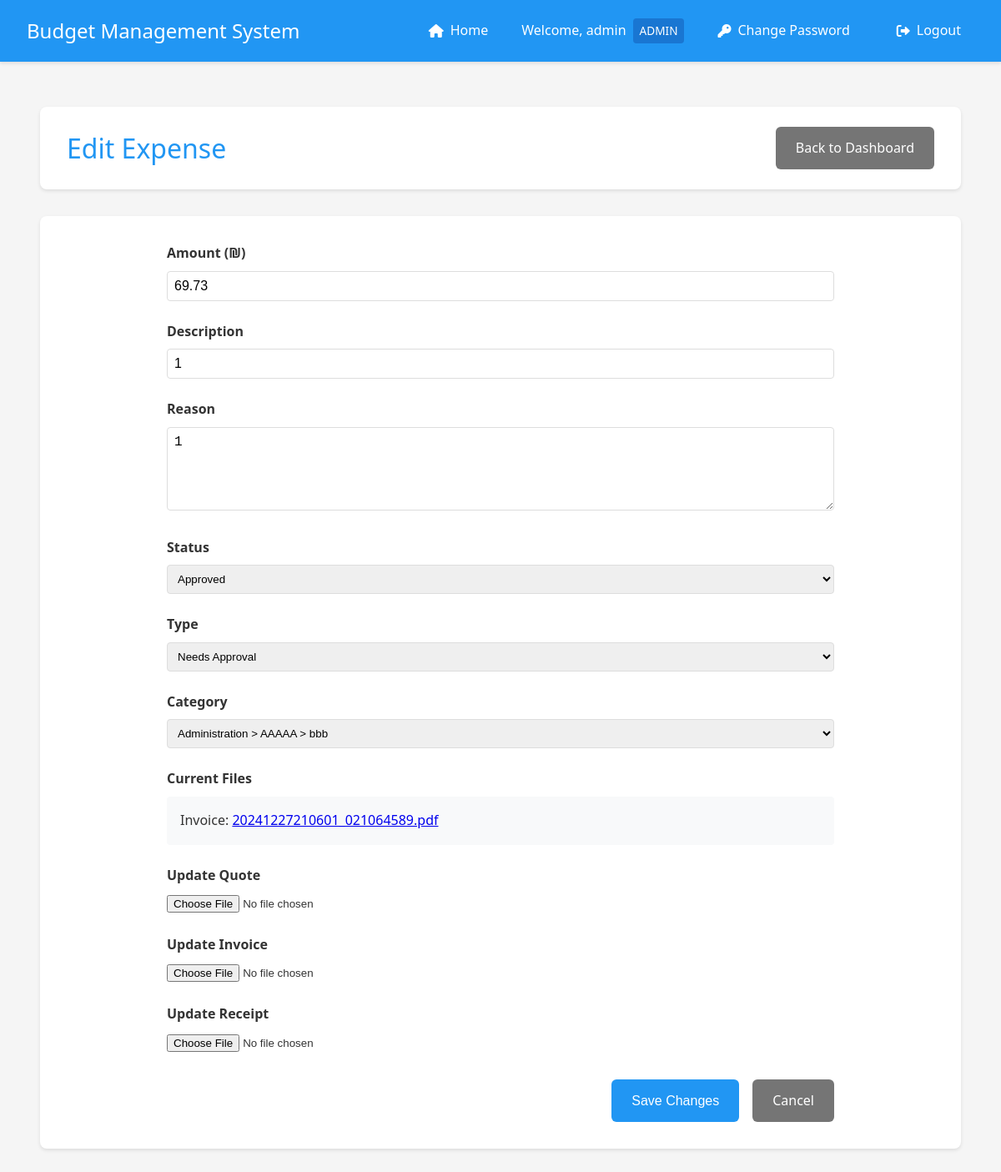
The page /admin/expense/1/edit (signed in) on the database as committed earlier.
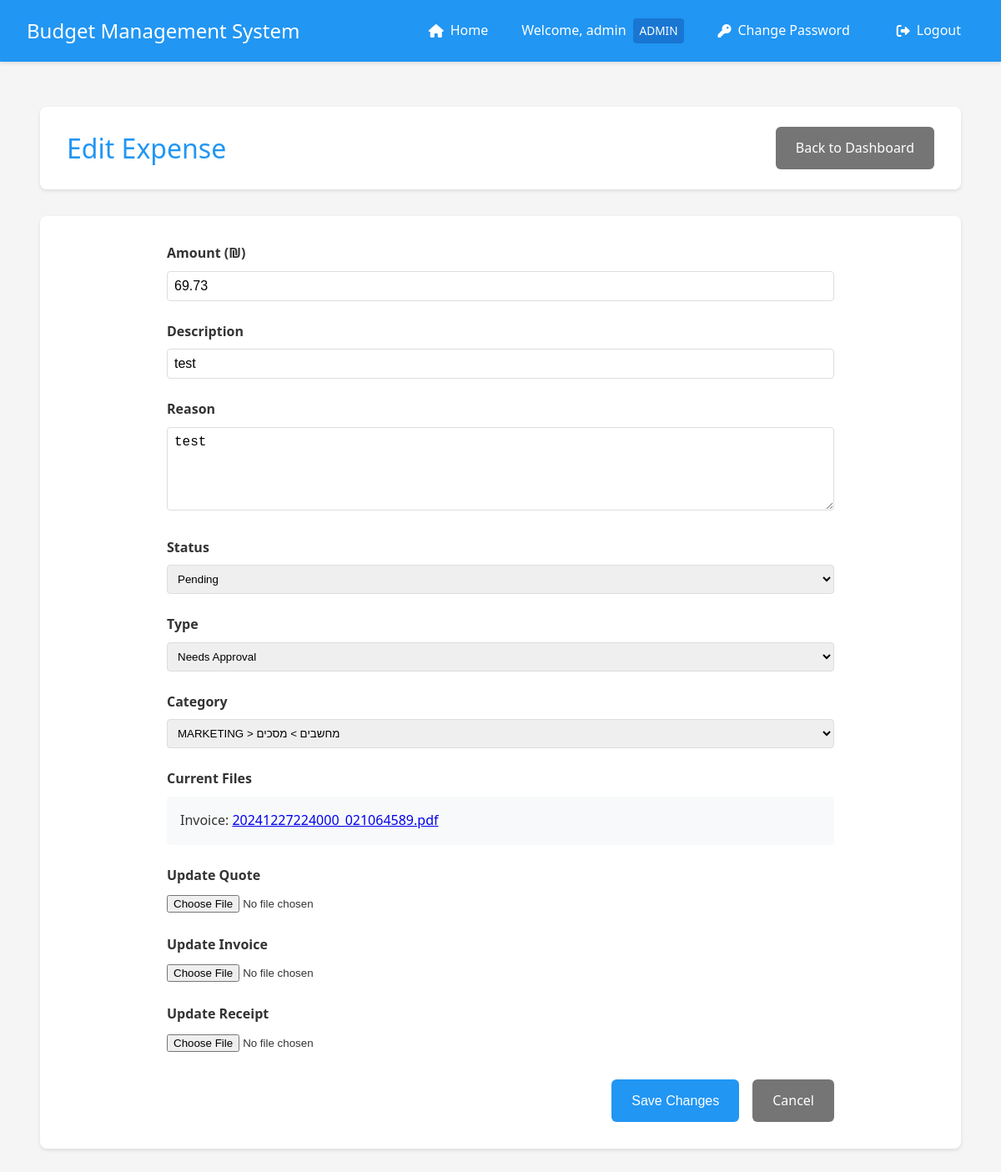
The same page on the database as committed later.
### app.py (models this page shows)
class Expense(db.Model):
    __tablename__ = 'expense'
    id = db.Column(db.Integer, primary_key=True)
    amount = db.Column(db.Float, nullable=False)
    description = db.Column(db.String(200))
    reason = db.Column(db.String(500))
    notes = db.Column(db.String(500))  # New field for payment notes
    type = db.Column(db.String(50), nullable=False, default='needs_approval')
    date = db.Column(db.DateTime, nullable=False, default=datetime.utcnow)
    status = db.Column(db.String(20), default='pending')
    user_id = db.Column(db.Integer, db.ForeignKey('user.id'), nullable=False)
    subcategory_id = db.Column(db.Integer, db.ForeignKey('subcategory.id'), nullable=False)
    quote_filename = db.Column(db.String(255))
    invoice_filename = db.Column(db.String(255))
    receipt_filename = db.Column(db.String(255))
    manager_id = db.Column(db.Integer, db.ForeignKey('user.id'), nullable=True)
    handled_at = db.Column(db.DateTime, nullable=True)
    rejection_reason = db.Column(db.String(500))
    is_paid = db.Column(db.Boolean, default=False)  # New field to track payment status
    paid_by_id = db.Column(db.Integer, db.ForeignKey('user.id'), nullable=True)  # New field to track who marked as paid
    paid_at = db.Column(db.DateTime, nullable=True)  # New field to track when marked as paid
    supplier_name = db.Column(db.String(255))  # New field for supplier name
    purchase_date = db.Column(db.DateTime, nullable=True)  # New field for purchase date
    payment_method = db.Column(db.String(50), default='credit')  # Payment method: credit/transfer
    paid_by = db.relationship('User',
                            foreign_keys=[paid_by_id],
                            backref=db.backref('paid_expenses', lazy='dynamic'))

class Department(db.Model):
    __tablename__ = 'department'
    id = db.Column(db.Integer, primary_key=True)
    name = db.Column(db.String(100), nullable=False)
    budget = db.Column(db.Float, default=0.0)
    employees = db.relationship('User', foreign_keys='User.department_id', back_populates='home_department')
    categories = db.relationship('Category', backref='department', lazy=True)

### app.py (the view, shortened to what this page needs)
@app.route('/admin/expense/<int:expense_id>/edit', methods=['GET', 'POST'])
@login_required
def admin_edit_expense(expense_id):
    if current_user.username != 'admin':
        flash('Only admin can edit expenses', 'error')
        return redirect(url_for('manager_dashboard'))
    expense = Expense.query.get_or_404(expense_id)
    subcategories = db.session.query(
        Subcategory,
        Department.name.label('dept_name'),
        Category.name.label('cat_name'),
        Subcategory.name.label('subcat_name'),
        Subcategory.id.label('subcat_id')
    ).select_from(Subcategory)\
    .join(Category)\
    .join(Department)\
    .all()
    return render_template('admin_edit_expense.html',
                         expense=expense,
                         subcategories=subcategories)

### app.py (called while the page is built)
@login_manager.user_loader
def load_user(user_id):
    user = User.query.get(int(user_id))
    if user and user.status == 'inactive':
        return None
    return user

### templates/admin_edit_expense.html (shortened to what this page needs)
{% extends "base.html" %}
{% block content %}
<div class="container">
    <header class="dashboard-header">
        <h1>Edit Expense</h1>
        <div class="header-actions">
            <a href="{{ url_for('manager_dashboard') }}" class="button secondary">Back to Dashboard</a>
        </div>
    </header>
    <div class="card">
        <form method="post" enctype="multipart/form-data" class="form">
            <div class="form-group">
                <label for="amount">Amount (₪)</label>
                <input type="number" step="0.01" id="amount" name="amount" value="{{ expense.amount }}" required>
            </div>
            <div class="form-group">
                <label for="description">Description</label>
                <input type="text" id="description" name="description" value="{{ expense.description }}" required>
            </div>
            <div class="form-group">
                <label for="reason">Reason</label>
                <textarea id="reason" name="reason" required>{{ expense.reason }}</textarea>
            </div>
            <div class="form-group">
                <label for="status">Status</label>
                <select id="status" name="status" required>
                    <option value="pending" {% if expense.status == 'pending' %}selected{% endif %}>Pending</option>
                    <option value="approved" {% if expense.status == 'approved' %}selected{% endif %}>Approved</option>
                </select>
            </div>
            <div class="form-group">
                <label for="type">Type</label>
                <select id="type" name="type" required>
                    <option value="needs_approval" {% if expense.type == 'needs_approval' %}selected{% endif %}>Needs Approval</option>
                </select>
            </div>
            <div class="form-group">
                <label for="subcategory_id">Category</label>
                <select id="subcategory_id" name="subcategory_id" required>
                    {% for subcat in subcategories %}
                        <option value="{{ subcat.subcat_id }}"
                                {% if expense.subcategory_id == subcat.subcat_id %}selected{% endif %}>
                            {{ subcat.dept_name }} > {{ subcat.cat_name }} > {{ subcat.subcat_name }}
                        </option>
                    {% endfor %}
                </select>
            </div>
            <div class="form-group">
                <label>Current Files</label>
                <div class="current-files">
                    {% if expense.invoice_filename %}
                        <div>
                            Invoice: <a href="{{ url_for('download_file', filename=expense.invoice_filename) }}">{{ expense.invoice_filename }}</a>
                        </div>
                    {% endif %}
                </div>
            </div>
            <div class="form-group">
                <label for="quote">Update Quote</label>
                <input type="file" id="quote" name="quote" accept=".pdf,.png,.jpg,.jpeg,.gif">
            </div>
            <div class="form-group">
                <label for="invoice">Update Invoice</label>
                <input type="file" id="invoice" name="invoice" accept=".pdf,.png,.jpg,.jpeg,.gif">
            </div>
            <div class="form-group">
                <label for="receipt">Update Receipt</label>
                <input type="file" id="receipt" name="receipt" accept=".pdf,.png,.jpg,.jpeg,.gif">
            </div>
            <div class="form-actions">
                <button type="submit" class="button primary">Save Changes</button>
                <a href="{{ url_for('manager_dashboard') }}" class="button secondary">Cancel</a>
            </div>
        </form>
    </div>
</div>
{% endblock %}

Rows that differ between the two databases and show on the page:
changed Expense "Needs Approval": description "1" → "test"; reason "1" → "test"; status "Approved" → "Pending"; subcategory_id "Administration > AAAAA > bbb" → "MARKETING > מחשבים > מסכים"; invoice_filename "20241227210601_021064589.pdf" → "20241227224000_021064589.pdf"
